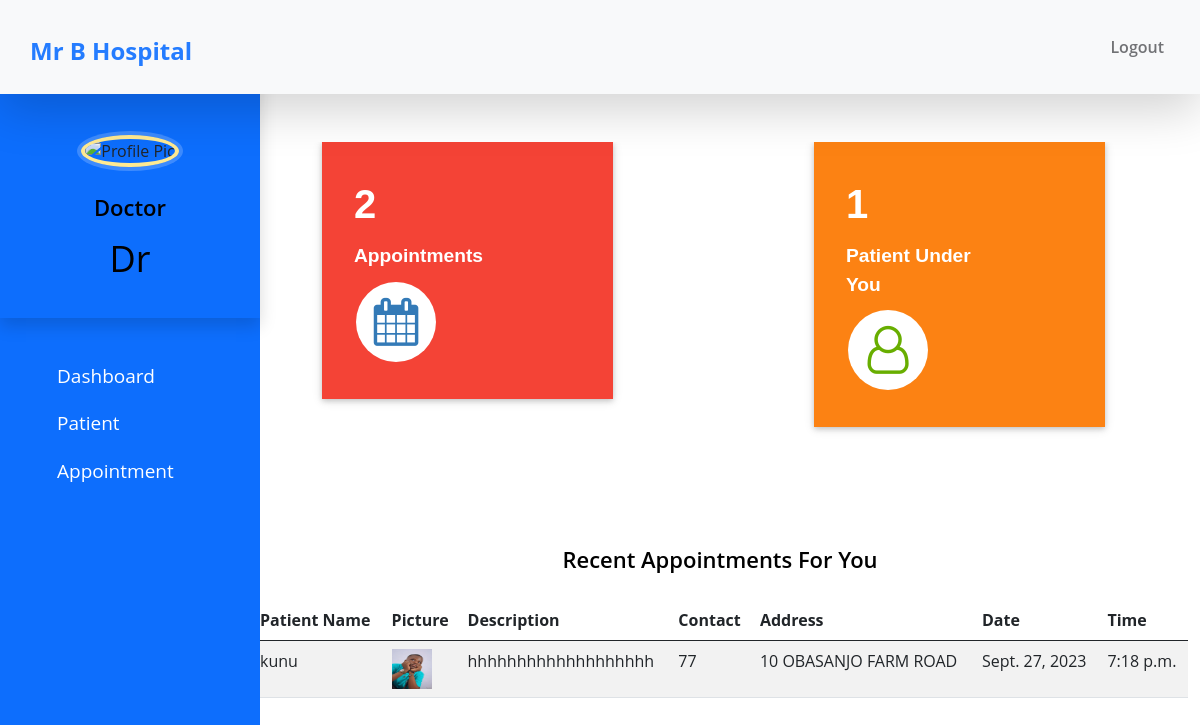
Page /doctor_dashboard/ on the committed database.
### HospitalManagement/models.py (models this page shows, shortened)
class Appointment(models.Model):
    doctor = models.ForeignKey(Doctor,on_delete=models.CASCADE)
    patient = models.ForeignKey(Patient,on_delete=models.CASCADE)
    appointmentdate=models.DateField()
    appointmenttime=models.TimeField()
    description=models.TextField(max_length=100)
    status=models.BooleanField(default=False)

class Patient(models.Model):
    name = models.CharField(max_length=50)
    image= models.ImageField('profile' ,upload_to='images/',null=True,blank=True)
    gender= models.CharField(max_length=10)
    mobile= models.IntegerField(null=True,blank=True)
    address=models.CharField(max_length=200)
    symptoms=models.CharField(max_length=100 ,null=True,blank=True)
    status=models.BooleanField(default=False)
    def __str__(self):
        return self.name

### HospitalManagement/views.py (the view)
# urls.py: path('doctor_dashboard/', doctor_dashboard_view, name="doctor_dashboard"),
def doctor_dashboard_view(request):
    patientcount=Patient.objects.all().filter(status=True).count()
    appointmentcount=Appointment.objects.all().filter(status=True).count()
    appointments=Appointment.objects.all().filter(status=True).order_by('-id')
    patient=[]
    for a in appointments:
        patient.append(a.patient)
    patients=Patient.objects.all().filter(status=True).order_by('-id')
    appointments=zip(appointments,patients)
    context={
    'patientcount':patientcount,
    'appointmentcount':appointmentcount,
    'appointments':appointments,
    }
    return render(request,'HospitalManagement/doctor_dashboard.html',context)

### HospitalManagement/templates/HospitalManagement/doctor_dashboard.html
{% extends 'doctor_base.html' %}
{% load static %}
{% block main %}
{%  include 'doctor_dashboard_cards.html'%}
<br><br><br><br>
<div class="container" style="overflow-x: hidden;overflow-y: hidden;">
  <div class="row">
    <div class="panel panel-primary mx-auto">
      <div class="panel-heading" style="text-align:center;">
        <h6 class="panel-title mb-4">Recent Appointments For You</h6>
      </div>
      <table class="table table-hover table-striped" id="dev-table">
        <thead class="thead-dark">
          <tr>
            <th>Patient Name</th>
            <th>Picture</th>
            <th>Description</th>
            <th>Contact</th>
            <th>Address</th>
            <th>Date</th>
            <th>Time</th>
          </tr>
        </thead>
        {% for a,p in appointments %}
        <tr>
          <td>{{a.patient}}</td>
          <td> <img src="{{ p.image.url }}" alt="Profile Pic" height="40px" width="40px" /></td>
          <td>{{a.description}}</td>
          <td>{{p.mobile}}</td>
          <td>{{p.address}}</td>
          <td>{{a.appointmentdate}}</td>
          <td>{{a.appointmenttime}}</td>
        </tr>
        {% endfor %}
      </table>
    </div>
  </div>
</div>
{% endblock  %}

### static/style.css (style rules this page uses)
body { padding-left: 240px; }

### static/css/templatemo-medic-care.css (style rules this page uses)
:root { --white-color: #FFFFFF; --primary-color: #247cff; --section-bg-color: #F9F9F9; --dark-color: #000000; --title-color: #565758; --p-color: #717275; --border-color: #eaeaea; --body-font-family: 'Open Sans', sans-serif; --h1-font-size: 48px; --h2-font-size: 36px; --h3-font-size: 32px; --h4-font-size: 28px; --h5-font-size: 24px; --h6-font-size: 22px; --p-font-size: 18px; --menu-font-size: 16px; --font-weight-light: 300; --font-weight-normal: 400; --font-weight-semibold: 600; --font-weight-bold: 700; }
body { background: var(--white-color); font-family: var(--body-font-family); position: relative; padding-top: 94px; }
h2, h3, h4, h5, h6 { color: var(--dark-color); line-height: inherit; }
h1, h2, h3, h4, h5, h6 { font-weight: var(--font-weight-semibold); }
h6 { font-size: var(--h6-font-size); }

### rows in the picture
Appointment: patient "kunu", image (picture), description "hhhhhhhhhhhhhhhhhhh", mobile "77", address "10 OBASANJO FARM ROAD", appointmentdate "Sept. 27, 2023", appointmenttime "7:18 p.m."

### other values in the picture
{{ appointmentcount }} "2"
{{ patientcount }} "1"
